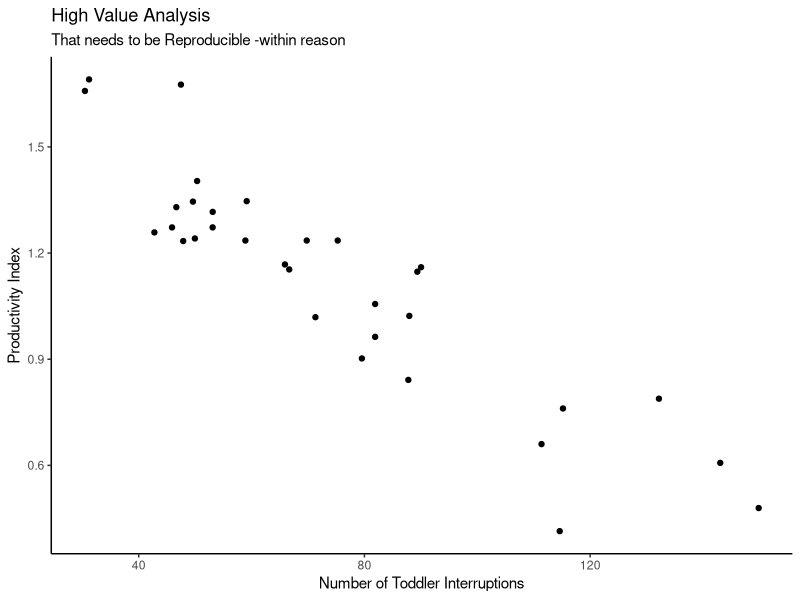

Recreate this plot in R.
mtcars |>
  dplyr::as_tibble() |>
  dplyr::mutate(
    x = mpg * drat,
    y = log(wt)
  ) |>
  ggplot2::ggplot(
    ggplot2::aes(x, y)
  ) +
  ggplot2::geom_point() +
  ggplot2::theme_classic() +
  ggplot2::labs(title = "High Value Analysis",
       subtitle = "That needs to be Reproducible -within reason",
       x = "Number of Toddler Interruptions",
       y = "Productivity Index")
